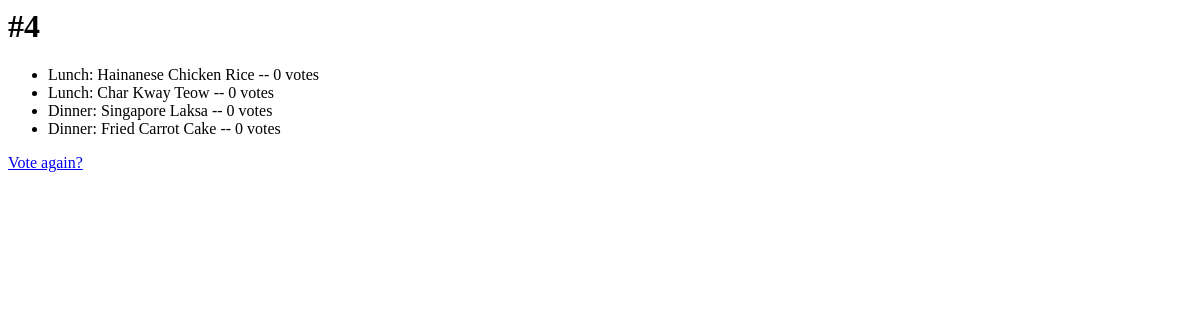
The app's page /user/4/results/, older data.
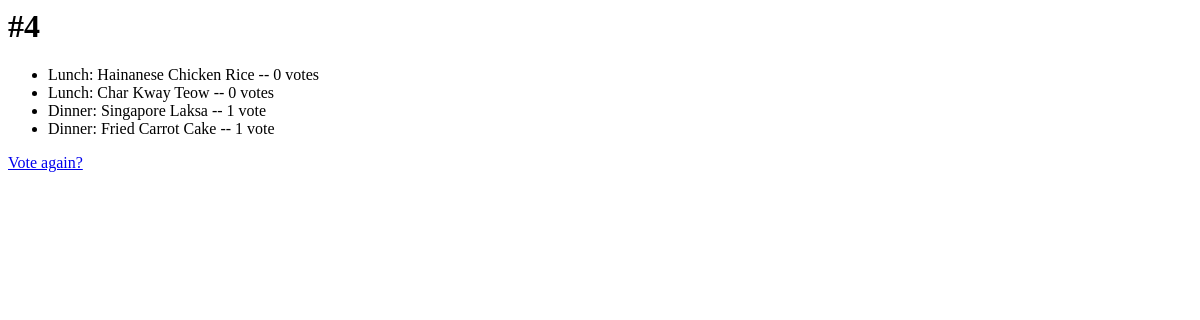
The same page, newer data.
### polls/models.py (models this page shows, shortened)
class Choice(models.Model):
    question = models.ForeignKey(Question, on_delete=models.CASCADE)
    choice_text = models.CharField(max_length=200)	#meal time + option
    seat = models.IntegerField(default=0)	#selected meal (vote=1)

### polls/views.py (the view)
# urls.py: url(r'^user/(?P<question_id>[0-9]+)/results/$', views.results, name='results'),
def results(request, question_id):
	question = get_object_or_404(Question, pk=question_id)
	return render(request, 'polls/results.html', {'question': question})

### polls/templates/polls/results.html
<h1>{{ question.question_text }}</h1>
<ul>
{% for choice in question.choice_set.all %}
    <li>{{ choice.choice_text }} -- {{ choice.seat }} vote{{ choice.seat|pluralize }}</li>
{% endfor %}
</ul>
<a href="{% url 'polls:detail' question.id %}">Vote again?</a>

Row changes from the older to the newer data that the page shows:
changed Choice "Dinner: Singapore Laksa": seat "0" → "1"
changed Choice "Dinner: Fried Carrot Cake": seat "0" → "1"
